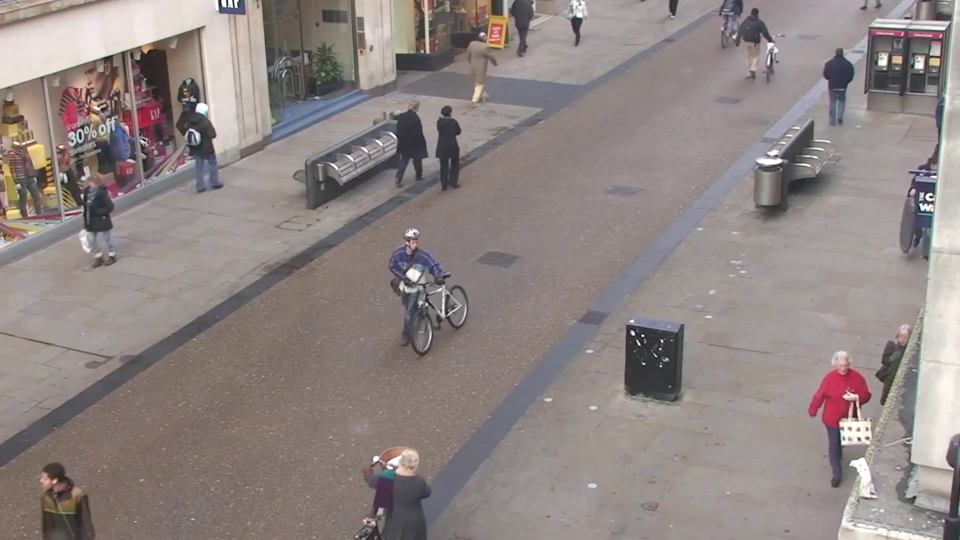
#> input picture frame 30 of Data/pedestrians.mp4, 1920 x 1080 px (shown at 1/2 size)
$ python main.py
#> lines starting #> are read from the running program, lines starting #| are printed output that depends on the picture; after the words box and inside, x2 and y2 are one past the last pixel; in counts of white or black regions, pixels touching at a corner belong together
### Kalman/detect.py
import numpy as np
import cv2


class Detect(object):
    def __init__(self):
        self.bgd = cv2.createBackgroundSubtractorMOG2()  # initializes the bgd variable with a background subtractor

    def get_centroid(self, image):
        """
        Inputs:
            - image: The input image on which centroid detection will be performed.

        Output:
            - Returns the output of the calculate_centroid function by passing the input image and the thresholded image
                obtained by applying background subtraction and Canny edge detection to the grayscale version of the input image.
        """
        gray_img = cv2.cvtColor(image, cv2.COLOR_BGR2GRAY)  # converts the input image to grayscale.

        try:
            cv2.imshow('Gray Scaled', gray_img)
        except:
            print("End")

        f = self.bgd.apply(gray_img)  # applies background subtraction to the grayscale image.
        canned_img = cv2.Canny(f, 50, 190, 3)  # performs Canny edge detection on the background subtracted image.
        _, thresh = cv2.threshold(canned_img, 127, 255, 0)  # 127: The threshold value. Pixels with intensity values greater than this threshold will be set to the maximum value (255) specified in the next parameter.
                                                            # 255: The maximum value to be assigned to pixels that exceed the threshold.
                                                            # 0: The type of thresholding to be applied. In this case, it uses a binary thresholding method, where pixels that are above the threshold value are set to the maximum value, and pixels below the threshold are set to zero.
        return calculate_centroid(image, thresh)  # passing the original input image and the thresholded image obtained from the previous steps, and returns the result

def calculate_centroid(image,thresh):
    """
    Inputs:
        - image: The input image on which the centroid calculation will be performed.
        - thresh: The thresholded image used for contour detection.

    Output:
        - centroids: A list of 2D coordinates representing the centroids of the detected contours.
    """
    contours, _ = cv2.findContours(thresh, cv2.RETR_EXTERNAL, cv2.CHAIN_APPROX_SIMPLE)  # detect contours in the thresholded image.
    centroids = []
    blob_thresh = 4
    for i in contours:
        try:
            (x, y), r = cv2.minEnclosingCircle(i)  # for each contour, it tries to find the minimum enclosing circle
            centeroid = (int(x), int(y))
            r = int(r)
            if (r > blob_thresh):  # if the radius of the enclosing circle is greater than the threshold blob_thresh,

                cv2.circle(image, centeroid, r, (0, 0, 255), 2)   # draws a circle on the input image around the centroid
                coords = np.array([[x], [y]])  # appends the rounded centroid coordinates to the centroids list.
                centroids.append(np.round(coords))
        except ZeroDivisionError:
            pass
    return centroids

### MOT_Kalman/kalman.py


import numpy as np
import matplotlib.pyplot as plt

class Kalman2D(object):

    def __init__(self, dt, a_x, a_y, sd_acceleration, x_sd, y_sd):

        self.dt = dt

        # the acceleration which is essentially u from the state update equation
        self.a = np.matrix([[a_x],[a_y]])


        #  The state transition matrix
        self.A = np.matrix([[1, 0, self.dt, 0],[0, 1, 0, self.dt],[0, 0, 1, 0],[0, 0, 0, 1]])

        # The control input transition matrix
        self.B = np.matrix([[(self.dt**2)/2, 0],[0,(self.dt**2)/2],[self.dt,0],[0,self.dt]])

        # The matrix that maps state vector to measurement
        self.H = np.matrix([[1, 0, 0, 0],[0, 1, 0, 0]])

        # Processs Covariance that for our case depends solely on the acceleration
        self.Q = np.matrix([[(self.dt**4)/4, 0, (self.dt**3)/2, 0],[0, (self.dt**4)/4, 0, (self.dt**3)/2],
                            [(self.dt**3)/2, 0, self.dt**2, 0],[0, (self.dt**3)/2, 0, self.dt**2]]) * sd_acceleration**2

        # Measurement Covariance
        self.R = np.matrix([[x_sd**2,0],
                            [0, y_sd**2]])

        # The error covariance matrix that is Identity for now. It gets updated based on Q, A and R.
        self.P = np.eye(self.A.shape[1])

        #  Finally the vector in consideration ; it's [ x position ;  y position ; x velocity ; y velocity ; ]
        self.x = np.matrix([[0], [0], [0], [0]])


    def predict(self):

        # The state update : X_t = A*X_t-1 + B*u
        # here u is acceleration,a
        self.x = np.dot(self.A, self.x) + np.dot(self.B, self.a)

        # Updation of the error covariance matrix
        self.P = np.dot(np.dot(self.A, self.P), self.A.T) + self.Q
        return self.x[0:2]

    def update(self, z):
        S = np.dot(self.H, np.dot(self.P, self.H.T)) + self.R
        K = np.dot(np.dot(self.P, self.H.T), np.linalg.inv(S))
        self.x = np.round(self.x + np.dot(K, (z - np.dot(self.H, self.x))))
        I = np.eye(self.H.shape[1])
        self.P = (I -(K*self.H))*self.P

        return self.x[0:2]

### MOT_Kalman/main.py

import numpy as np
import matplotlib.pyplot as plt
import cv2
from detect import Detect
from kalman import Kalman2D

def main():
    # dt, a_x, a_y, sd_acceleration, x_sd, y_sd
    KF = Kalman2D(0.1, 1, 1, 1, 0.1,0.1)
    Video = cv2.VideoCapture('../Data/pedestrians.mp4')
    detection = Detect()

    E=[]
    t=[]
    G=[[] , [] , [] , [], [], []]
    X=[[]]
    i=0
    writer=None

    while(True):
        ret, frame = Video.read()
#> frame is the input picture: shape (1080, 1920, 3); mean B, G, R 131.5, 133.7, 143.3
        if not ret:
            break

        centers = detection.get_centroid(frame)
#> in get_centroid, `gray_img = cv2.cvtColor(image, cv2.COLOR_BGR2GRAY)`:
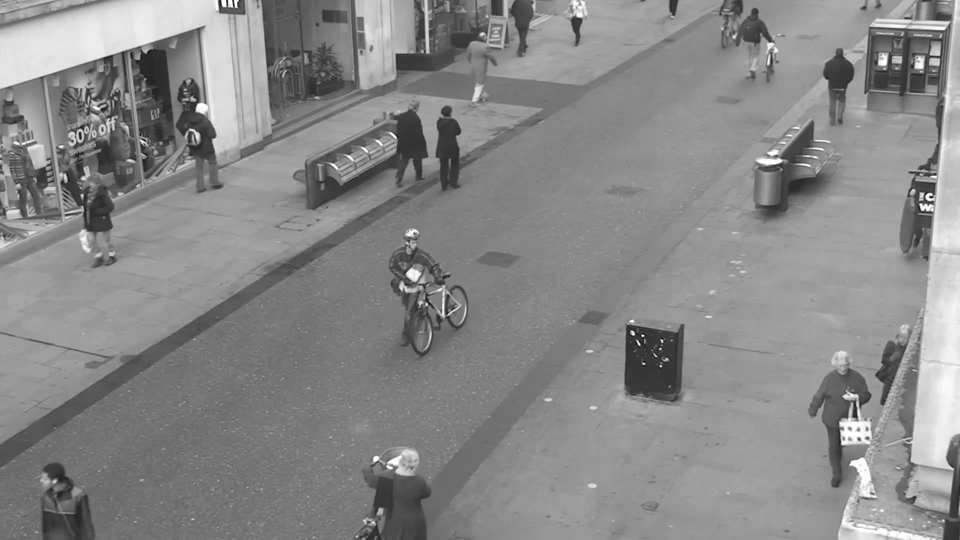
#> gray_img: shape (1080, 1920) (shown at 1/2 size); min 0, max 255, mean 136.2
#> in get_centroid, `f = self.bgd.apply(gray_img)`:
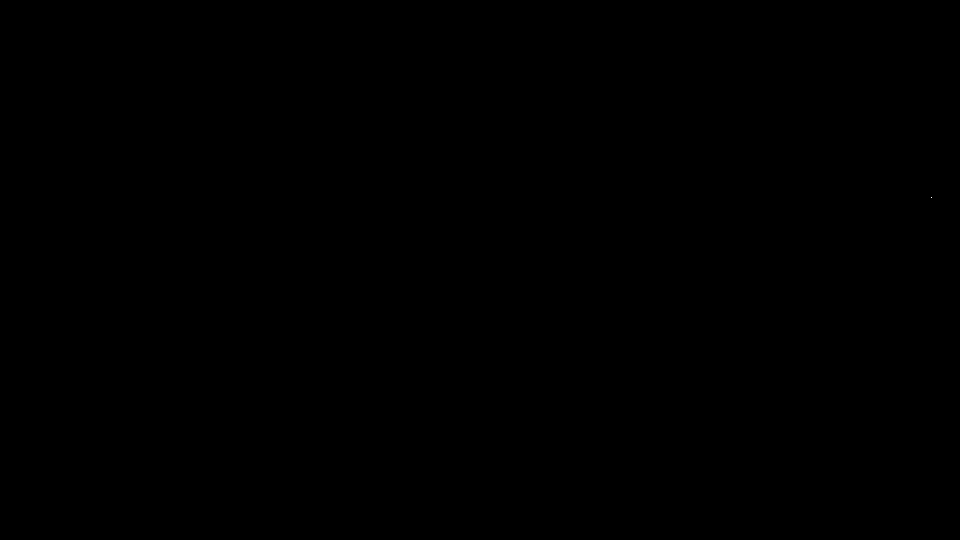
#> f: shape (1080, 1920) (shown at 1/2 size); values 127 (black) and 255 (white), 0% white in thin lines or dots, all inside (x1, y1, x2, y2) = (1862, 394, 1864, 395)
#> in get_centroid, `canned_img = cv2.Canny(f, 50, 190, 3)`: canned_img: shape (1080, 1920); 0% white in thin lines or dots, all inside (x1, y1, x2, y2) = (1861, 393, 1864, 396)
#> in calculate_centroid, `contours, _ = cv2.findContours(thresh, cv2.RETR_EXTERNAL, cv2.CHAIN_AP..`: contours = 1 item
#> the loop in calculate_centroid, `for i in contours:` made 1 pass
#> (x, y, r, centeroid) on pass 1: (1862.2, 394, 1, (1862, 394))
#> after the loop in calculate_centroid, `for i in contours:`: centroids = []
#> centers = []
        (x, y) = KF.predict()
#> in predict, `self.x = np.dot(self.A, self.x) + np.dot(self.B, self.a)`: self.x = [[0.005], [0.005], [0.1], [0.1]]
#> in predict, `self.P = np.dot(np.dot(self.A, self.P), self.A.T) + self.Q`: self.P = [[1.01, 0, 0.101, 0], [0, 1.01, 0, 0.101], [0.101, 0, 1.01, 0], [0, 0.101, 0, 1.01]]
#> x = [[0.005]]; y = [[0.005]]
        X.append([x,y])

        if (len(centers) > 0):
            cv2.circle(frame, (int(centers[0][0]), int(centers[0][1])), 10, (0, 191, 255), 2)
            x,y=int(x),int(y)
            G[4].append(x)
            G[5].append(y)

            (x1, y1) = KF.update(centers[0])
            x1=int(x1)
            y1=int(y1)
            G[0].append(x1)
            G[1].append(y1)
            x,y=int(x),int(y)

            G[2].append(int(centers[0][0]))
            G[3].append(int(centers[0][1]))
            E.append(((int(centers[0][0])-x1)**2 + (int(centers[0][1])-y1)**2)**0.5)
            t.append(i)
            cv2.rectangle(frame, (x1 - 14, y1 - 14), (x1 + 14, y1 + 14), (255, 0, 0), 2)
            cv2.putText(frame, "Estimated Position", (x1 + 14, y1 + 9), 0, 0.5, (0, 100, 255), 2)

            cv2.putText(frame, "Measured Position", (int(centers[0][0]) + 15, int(centers[0][1]) - 15), 0, 0.5, (0,255,100), 2)
        if i>3:
            cv2.line(frame, (int(X[i][0]), int(X[i][1])), (int(X[i-3][0]), int(X[i-3][1])),(0,0,255), 2)
        i+=1

        cv2.imshow('image', frame)

        if writer is None:
            writer = cv2.VideoWriter('./output6.avi', cv2.VideoWriter_fourcc(*"MJPG") , 30, (frame.shape[1], frame.shape[0]), True)
        writer.write(frame)

        cv2.waitKey(70)
    Video.release()
    cv2.destroyAllWindows()

    plt.plot(G[0],G[1],label='Estimated')
    plt.plot(G[2],G[3],label='Measurement')

    plt.xlabel('X', fontsize=20)
    plt.ylabel('Y', fontsize=20)
    plt.legend()
    plt.show()

    plt.plot(G[4],G[5],label='Predicted')
    plt.plot(G[2],G[3],label='Measurement')

    plt.xlabel('X', fontsize=20)
    plt.ylabel('Y', fontsize=20)
    plt.legend()
    plt.show()

    plt.plot(G[0],G[1],label='Estimated')
    plt.plot(G[4],G[5],label='Predicted')
    plt.plot(G[2],G[3],label='Measurement')

    plt.xlabel('X', fontsize=20)
    plt.ylabel('Y', fontsize=20)
    plt.legend()
    plt.show()

    plt.plot(t,E)
    S= str(sum(E)/len(E))
    plt.title("Average Deviation from Measured "+ S[:3])
    plt.ylabel('Deviation', fontsize=20)
    plt.xlabel('time step', fontsize=20)
    plt.show()


if __name__ == "__main__":
    main()

$ run again, starting later in the video
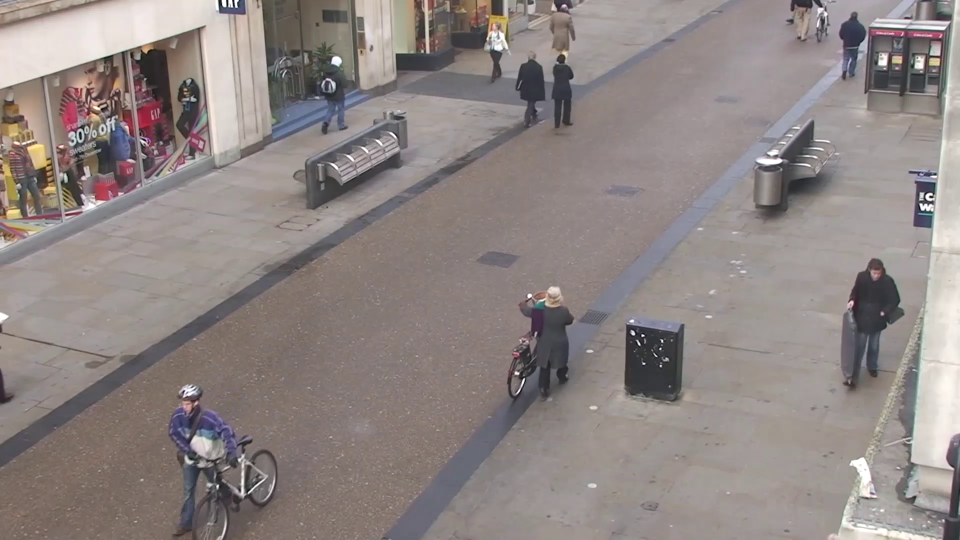
#> input picture frame 135 of Data/pedestrians.mp4, 1920 x 1080 px (shown at 1/2 size)
#> in main, frame is the input picture: shape (1080, 1920, 3); mean B, G, R 131.7, 133.7, 142.8
#> in get_centroid, `gray_img = cv2.cvtColor(image, cv2.COLOR_BGR2GRAY)`:
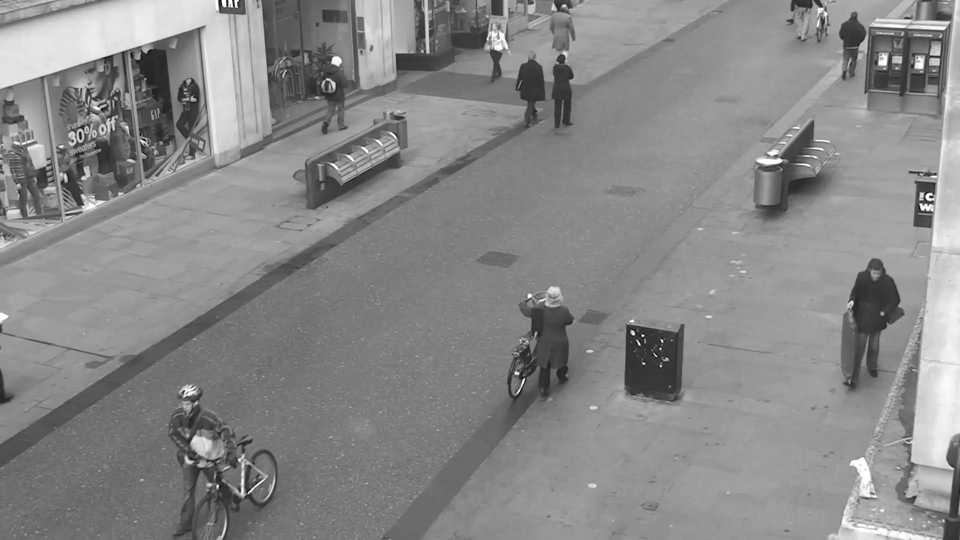
#> gray_img: shape (1080, 1920) (shown at 1/2 size); min 0, max 255, mean 136.2
#> f: shape (1080, 1920); values 127 (black) and 255 (white), 0% white in thin lines or dots, all inside (x1, y1, x2, y2) = (160, 0, 1864, 683)
#> canned_img: shape (1080, 1920); 0% white in thin lines or dots, all inside (x1, y1, x2, y2) = (159, 0, 1864, 684)
#> contours = 8 contours, all with area under 20
#> the loop in calculate_centroid, `for i in contours:` made 8 passes
#> (x, y, r, centeroid) on passes 2, 8: (1862.2, 394, 1, (1862, 394)), (454, 5.5, 5, (454, 5))
#> after the loop in calculate_centroid, `for i in contours:`: centroids = [[454, 6]]
#> in predict, `self.x = np.dot(self.A, self.x) + np.dot(self.B, self.a)`: self.x = [[0.005], [0.005], [0.1], [0.1]]
#> in predict, `self.P = np.dot(np.dot(self.A, self.P), self.A.T) + self.Q`: self.P = [[1.01, 0, 0.101, 0], [0, 1.01, 0, 0.101], [0.101, 0, 1.01, 0], [0, 0.101, 0, 1.01]]
#> in main, `(x, y) = KF.predict()`: x = [[0.005]]
#> in main, `x,y=int(x),int(y)`: x = 0
#> S = [[1.02, 0], [0, 1.02]]
#> K = [[0.99, 0], [0, 0.99], [0.0985, 0], [0, 0.0985]]
#> in update, `self.x = np.round(self.x + np.dot(K, (z - np.dot(self.H, self.x))))`: self.x = [[450], [6], [45], [1]]
#> I = [[1, 0, 0, 0], [0, 1, 0, 0], [0, 0, 1, 0], [0, 0, 0, 1]]
#> in update, `self.P = (I -(K*self.H))*self.P`: self.P = [[0.0099, 0, 0.000985, 0], [0, 0.0099, 0, 0.000985], [0.000985, 0, 1, 0], [0, 0.000985, 0, 1]]
#> in main, `(x1, y1) = KF.update(centers[0])`: x1 = [[450]]; y1 = [[6]]
#> in main, `x1=int(x1)`: x1 = 450
#> in main, `y1=int(y1)`: y1 = 6
#> in main, `cv2.putText(frame, "Estimated Position", (x1 + 14, y1 + 9), 0, 0.5, (0..`:
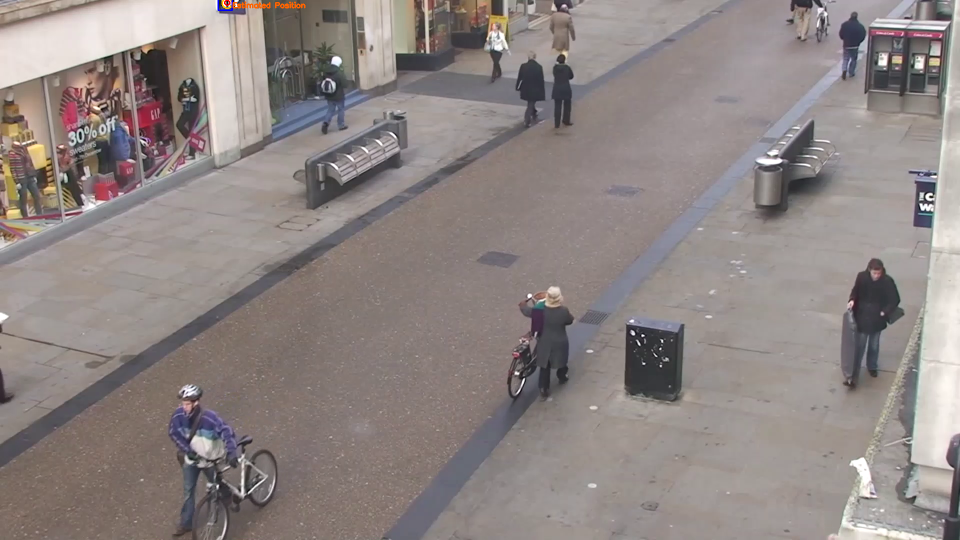
#> frame: shape (1080, 1920, 3) (shown at 1/2 size); mean B, G, R 131.6, 133.7, 142.8

$ run again, starting later in the video
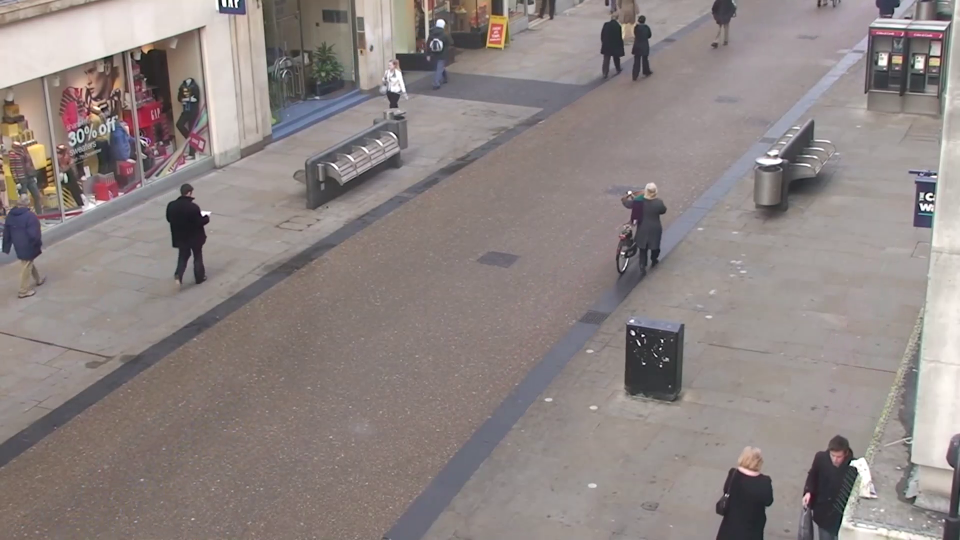
#> input picture frame 241 of Data/pedestrians.mp4, 1920 x 1080 px (shown at 1/2 size)
#> in main, frame is the input picture: shape (1080, 1920, 3); mean B, G, R 131.2, 133, 142.2
#> in get_centroid, `gray_img = cv2.cvtColor(image, cv2.COLOR_BGR2GRAY)`:
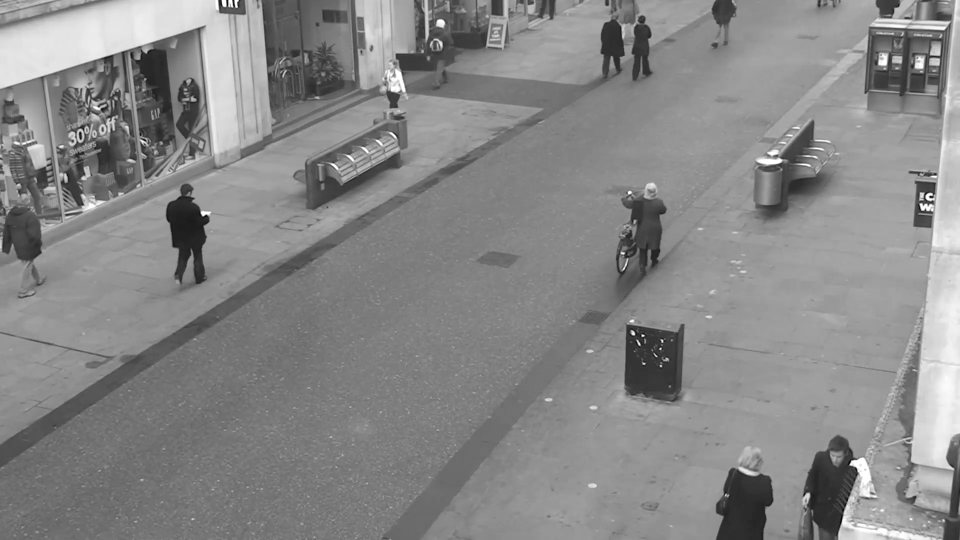
#> gray_img: shape (1080, 1920) (shown at 1/2 size); min 0, max 255, mean 135.5
#> f: shape (1080, 1920); values 127 (black) and 255 (white), 0% white in thin lines or dots, all inside (x1, y1, x2, y2) = (160, 0, 1863, 1046)
#> canned_img: shape (1080, 1920); 0% white in thin lines or dots, all inside (x1, y1, x2, y2) = (159, 0, 1863, 1046)
#> contours = 10 contours, all with area under 20
#> the loop in calculate_centroid, `for i in contours:` made 10 passes
#> (x, y, r, centeroid) on passes 1, 7, 8, 10: (1681, 1043.1, 2, (1681, 1043)), (1860.7, 393, 1, (1860, 393)), (160, 265.2, 1, (160, 265)), (454, 4.5, 4, (454, 4))
#> after the loop in calculate_centroid, `for i in contours:`: centroids = []
#> self.x = [[0.005], [0.005], [0.1], [0.1]]
#> self.P = [[1.01, 0, 0.101, 0], [0, 1.01, 0, 0.101], [0.101, 0, 1.01, 0], [0, 0.101, 0, 1.01]]
#> in main, `(x, y) = KF.predict()`: x = [[0.005]]
